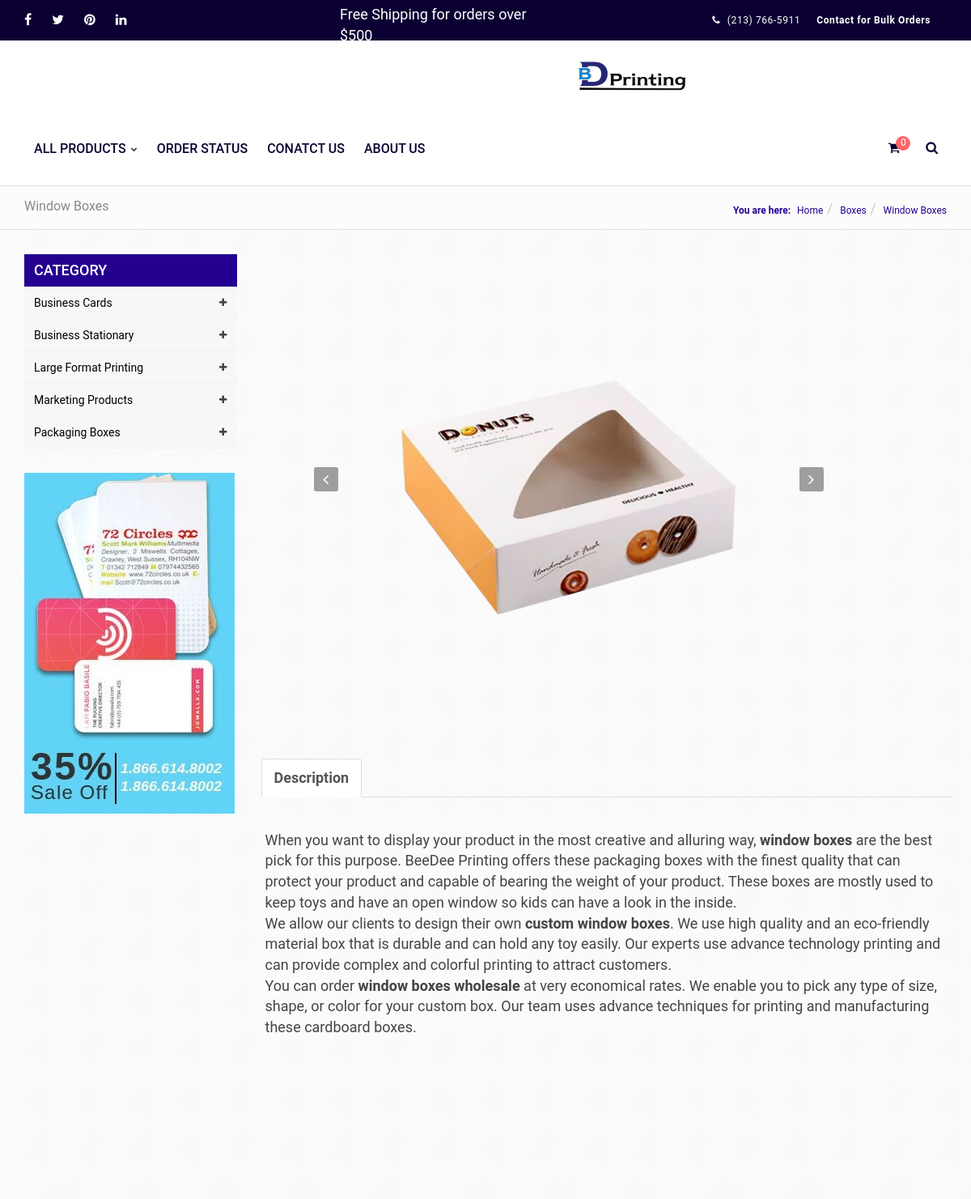
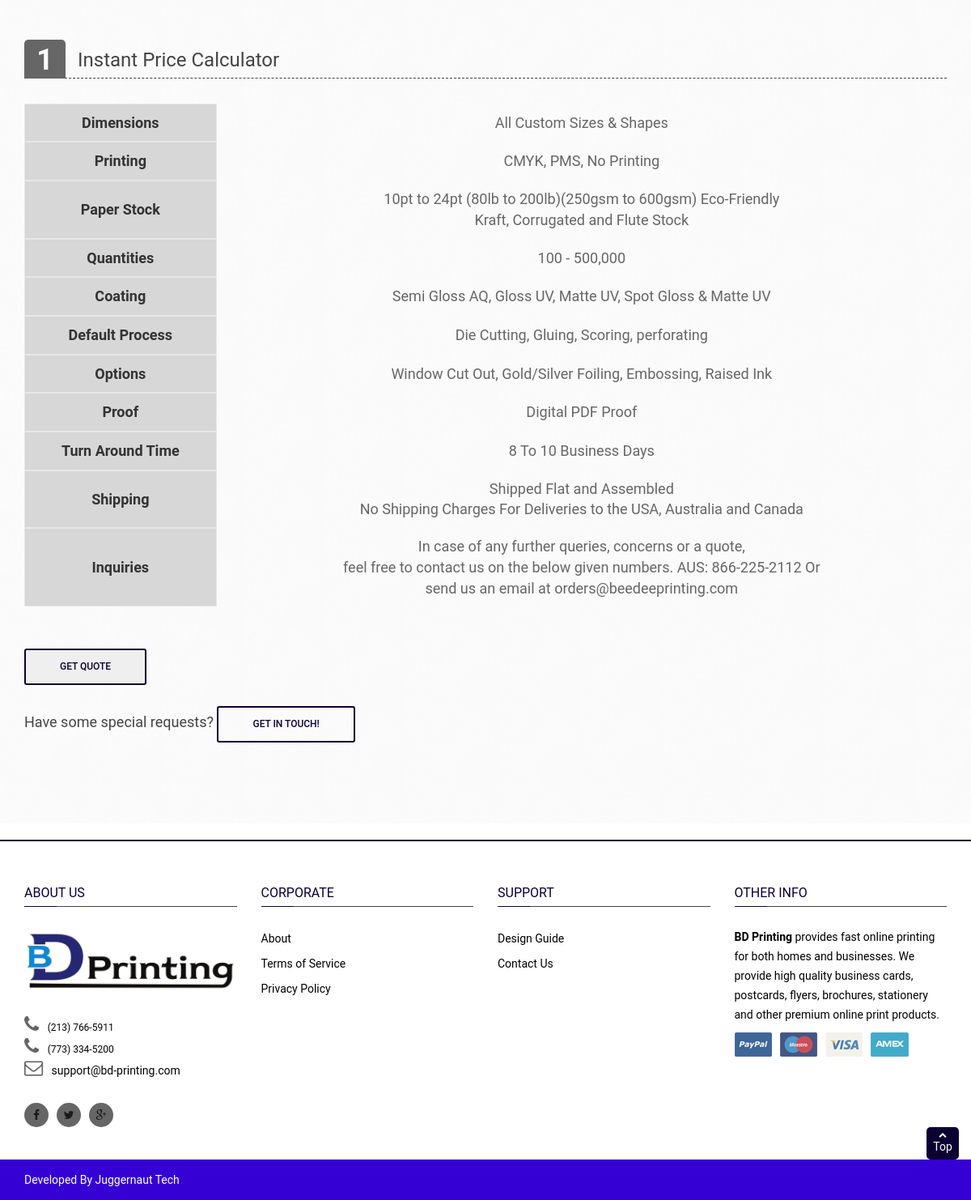
The page /boxes/window-boxes-detail on the database its author committed (2 pictures, top to bottom).
### boxes/models.py (models this page shows, shortened)
class Products(models.Model):
    Label = models.CharField(max_length=50,default='prod')
    Description = models.TextField(default='des',max_length=5000)
    image1 = models.ImageField(upload_to='static/Product_Images/Business_Cards/',max_length=None)
    image2 = models.ImageField(upload_to='static/Product_Images/Business_Cards/',max_length=None)
    image3 = models.ImageField(upload_to='static/Product_Images/Business_Cards/',max_length=None)
    class Meta:
        verbose_name = "Product List"

### boxes/views.py (the view)
# urls.py: path('window-boxes-detail', Windows_Boxes, name='window-boxes-detail'),
def Windows_Boxes(request):
    product = b_products.objects.get(id=3)
    b_object = b_products.objects.all()
    bc_object = bc_products.objects.all()
    bs_object = bs_products.objects.all()
    lf_object = lf_products.objects.all()
    mp_object = mp_products.objects.all()
    urls_bc_aside = ["/business-cards/business-card-detail" , "/business-cards/edge-painted-detail", "/business-cards/foil-business-card-detail","/business-cards/raised-spot-uv-business-card-detail", "/business-cards/pantone-business-cards-detail", "/business-cards/plastic-business-cards-detail", "/business-cards/raised-ink-business-cards-detail"]
    urls_bs_aside =  ["/business-stationary/envelopes-detail", "/business-stationary/letterhead-detail", "/business-stationary/notepad-detail"]
    urls_lf_aside = ["/large-format/floor-stickers-detail", "/large-format/foamcore-poster-detail", "/large-format/poster-printing-detail", "/large-format/retractable-banners-detail", "/large-format/table-cover-detail"]
    urls_mp_aside = ["/marketing-products/calenders-detail", "/marketing-products/brouchers-flyers-detail" , "/marketing-products/postcards-detail", "/marketing-products/hangtags-detail", "/marketing-products/labels-and-stickers-detail" , "/marketing-products/ncr-forms-detail" , "/marketing-products/presentation-folder-detail", "custom-holiday-cards-detail"]
    b_urls = ["pillow-boxes-detail", "gable-boxes-detail" ," window-boxes-detail", "mailer-boxes-detail" , " kraft-boxes-detail", "cosmetics-boxes-detail" ,"sleeve-boxes-detail", "display-boxes-detail", "beverage-boxes-detail", "candle-boxes-detail", "auto-parts-boxes-detail", "pizza-boxes-detail"]
    bc_aside = zip(urls_bc_aside,bc_object)
    bs_aside = zip(urls_bs_aside,bs_object)
    lf_aside = zip(urls_lf_aside,lf_object)
    mp_aside = zip(urls_mp_aside,mp_object)
    b_aside = zip(b_urls,b_object)
    context ={
        "bc_product" : bc_object,
        "bs_product" : bs_object,
        "lf_product" : lf_object,
        "mp_product" : mp_object,
        "b_object"   : b_object,
        "label" : product.Label,
        "Description": product.Description,
        "image1" : product.image1,
        "image2" : product.image2,
        "image3" : product.image3,
        "bc_aside" : bc_aside,
        "bs_aside" : bs_aside,
        "lf_aside" : lf_aside,
        "mp_aside" : mp_aside,
        "b_aside" : b_aside,
    }
    if request.POST:
        request.session['id'] = '3'
        return redirect('b-checkout')
    return render(request, 'boxes/window_box.html', context)

### boxes/templates/boxes/window_box.html (shortened to what this page needs)
{% extends 'base.html' %}
{% load static %}
{% block content %}
<main class="main" id="product-detail">
    <section class="header-page">
        <div class="container">
            <div class="row">
                <div class="col-sm-3 hidden-xs">
                    <h1 class="mh-title"> {{ label }}</h1>
                </div>
                <div class="breadcrumb-w col-sm-9">
                    <span class="hidden-xs"><strong>You are here:</strong></span>
                    <ul class="breadcrumb">
                        <li>
                            <a href="{% url 'home' %}">Home</a>
                        </li>
                        <li>
                            <a href="{% url 'business-cards' %}">Boxes</a>
                        </li>
                        <li>
                            <span>{{ label }}</span>
                        </li>
                    </ul>
                </div>
            </div>
        </div>
    </section>
    <section class="category-w parten-bg">
        <div class="container">
            <div class="row">
                <div class="col">
                    <aside id="sidebar_cate" class="col-sm-3 hidden-xs">
                        <h3 class="sidebar-title">Category</h3>
                        <ul id="cate_list" class="cate_list">
                            <li class="level0 parent">
                                <a href="#" title="Business Cards">
                                    <span style="color: black;">Business Cards</span>
                                    <i class="fa fa-plus"></i>
                                </a>
                            </li>
                            <li class="level0 parent">
                                <a href="#" title="Business Stationary">
                                    <span style="color: black;">Business Stationary</span>
                                    <i class="fa fa-plus"></i>
                                </a>
                            </li>
                            <li class="level0 parent">
                                <a href="#" title="Large Format Printing">
                                    <span style="color: black;">Large Format Printing</span>
                                    <i class="fa fa-plus"></i>
                                </a>
                            </li>
                            <li class="level0 parent">
                                <a href="#" title="Marketing Products">
                                    <span style="color: black;">Marketing Products</span>
                                    <i class="fa fa-plus"></i>
                                </a>
                            </li>
                            <li class="level0 parent">
                                <a href="#" title="Boxes">
                                    <span style="color: black;">Packaging Boxes</span>
                                    <i class="fa fa-plus"></i>
                                </a>
                            </li>
                        </ul>
                        <div class="category-left-banner">
                            <a href="#" title="category left banner">
                                <img src="{% static 'images/banner/category/left-banner2.jpg' %}" alt="Left banner">
                            </a>
                        </div>
                    </aside>
                </div>
                <div class="col">
                    <div class="row">
                        <div class="col-md-6">
                            <div class="tab-content clearfix">
                                <div role="tabpanel" class="tab-pane active">
                                    <div class="col-md-8 col-md-offset-2 col-xs-12 ideals-w" style="margin-top: 10px;">
                                        <div class="ideal">
                                            <img src="{{ image1.url }}" alt="ideal 1">
                                        </div>
                                    </div>
                                </div>
                            </div>
                            <div class="container">
                                <div class="row" style="width: 75%;">
                                    <div class="row">
                                        <div class="col-md-12 col-xs-12">
                                            <ul class="nav nav-tabs" role="tablist">
                                                <li role="presentation" class="active"><a href="#features"
                                                        aria-controls="features" role="tab"
                                                        data-toggle="tab"><strong>Description</strong></a></li>
                                            </ul>
                                        </div>
                                    </div>
                                    <div class="row">
                                        <div class="tab-content clearfix">
                                            <div role="tabpanel" class="tab-pane active" id="features">
                                                <div class="product-shortdescript v-middle">
                                                    <div
                                                        style="overflow-y: scroll; width:100%; height: 450px; padding:20px;">
                                                        {{ Description |safe }}
                                                    </div>
                                                </div>
                                            </div>
                                        </div>
                                    </div>
                                </div>
                            </div>
                        </div>
                    </div>
                </div>
            </div>
        </div>
    </section>
    <section class="add-to-cart-w">
        <div class="container">
            <div class="row">
                <div class="col-md-12 col-sm-12 product-options">
                    <div class="atc-header">
                        <span class="number">1</span>
                        <h3>Instant Price Calculator</h3>
                    </div>
                    <div class="row">
                        <div class="option-grib-w col-md-12">
                            <div class="scroll-pane horizontal-only">
                                <table>
                                    <tr class="strikeout">
                                        <th>Dimensions</th>
                                        <td>All Custom Sizes & Shapes</td>
                                    </tr>
                                    <tr class="strikeout">
                                        <th>Printing</th>
                                        <td>CMYK, PMS, No Printing</td>
                                    </tr>
                                    <tr class="strikeout">
                                        <th>Paper Stock</th>
                                        <td>10pt to 24pt (80lb to 200lb)(250gsm to 600gsm) Eco-Friendly
                                            <br>
                                        Kraft, Corrugated and Flute Stock</td>
                                    </tr>
                                    <tr class="strikeout">
                                        <th>Quantities</th>
                                        <td>100 - 500,000</td>
                                    </tr>
                                    <tr class="strikeout">
                                        <th>Coating</th>
                                        <td>Semi Gloss AQ, Gloss UV, Matte UV, Spot Gloss & Matte UV</td>
                                    </tr>
                                    <tr class="strikeout">
                                        <th>Default Process</th>
                                        <td>Die Cutting, Gluing, Scoring, perforating</td>
                                    </tr>
                                    <tr class="strikeout">
                                        <th>Options</th>
                                        <td>Window Cut Out, Gold/Silver Foiling, Embossing, Raised Ink</td>
                                    </tr>
                                    <tr class="strikeout">
                                        <th>Proof</th>
                                        <td>Digital PDF Proof</td>
                                    </tr>
                                    <tr class="strikeout">
                                        <th>Turn Around Time</th>
                                        <td>8 To 10 Business Days</td>
                                    </tr>
                                    <tr class="strikeout">
                                        <th>Shipping</th>
                                        <td>Shipped Flat and Assembled
                                            <br>
                                            No Shipping Charges For Deliveries to the USA, Australia and Canada</td>
                                    </tr>
                                    <tr class="strikeout">
                                        <th>Inquiries</th>
                                        <td>In case of any further queries, concerns or a quote,
                                            <br>
                                         feel free to contact us on the below given numbers. AUS: 866-225-2112 Or
                                            <br>
                                         send us an email at orders@beedeeprinting.com</td>
                                    </tr>
                                </table>
                            </div>
                        </div>
                    </div>
                    <br>
                    <br>
                    <form method="POST" id="product-detail-form">
                        <input class="btn-readmore" type="submit" value="Get Quote" >
                    </form>
                    <br>
                    <p style="padding-right:30px;"> Have some special requests?
                        <a href="{% url 'contact-us' %}" class="btn-readmore">Get in touch!</a>
                    </p>
                </div>
            </div>
        </div>
    </section>
</main>
{% endblock content %}

### rows shown on the page
Products: Label "Window Boxes", Description "When you want to display your product in the most creative and alluring way, window boxes are the best pick for this purpose. BeeDee Printing offers these packaging boxes with the finest quality that can protect your product and capable of bearing the weight of your product. These boxes are mostly used to keep toys and have an open window so kids can have a look in the inside. We allow our clients to design their own custom window boxes . We use high quality and an eco-friendly material box that is durable and can hold any toy easily. Our experts use advance technology printing and can provide complex and colorful printing to attract customers. You can order window boxes wholesale at very…"
